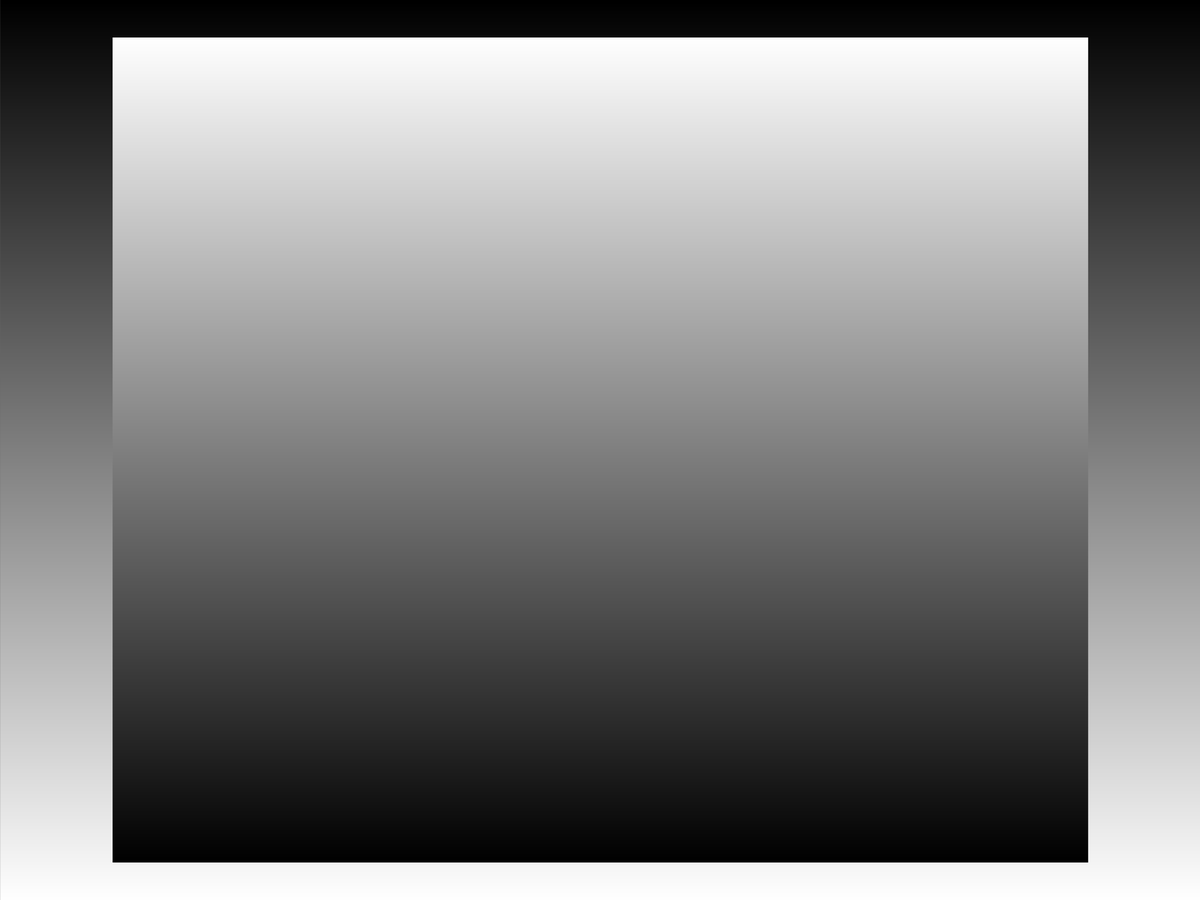
Frame 1 (no input)
Frame 60 (the mouse pressed at the canvas centre just before this capture): identical to frame 1, image omitted
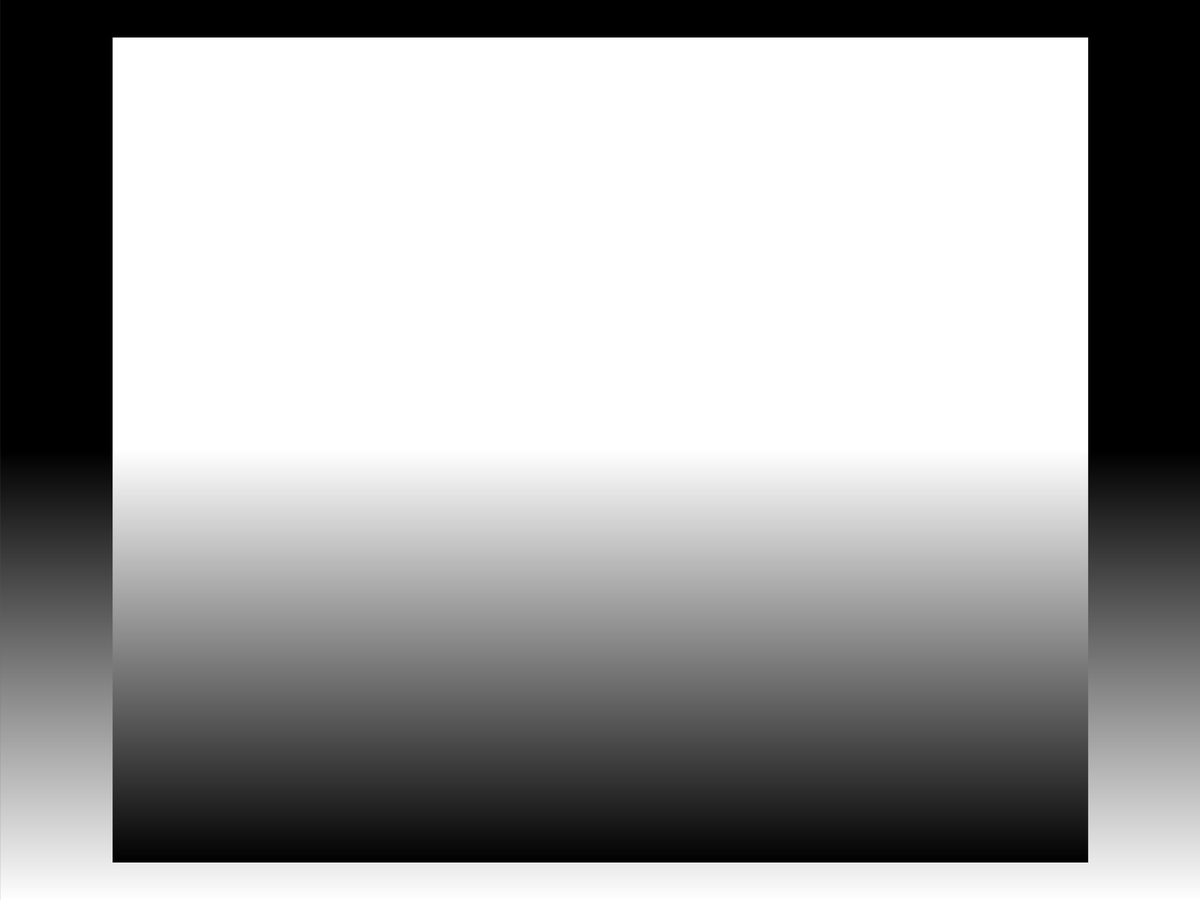
Frame 120 (the mouse held since frame 60 and released just before this capture)

The Processing sketch that drew these frames (run headless with seeded random() and noise(); from frame 60 on, the mouse is pressed at the canvas centre):

// Processing sketch: GradientRectangles
// ── GradientRectangles.pde
void setup(){
  fullScreen();
}

void draw(){
  background(100);
  
  for(int i = 0; i < height; i++){
    stroke(map(i, constrain(mouseY, 0, height - 1), height, 0, 255));
    line(0, i, width, i);
  }
  for(int i = 50; i < height - 50; i++){
    stroke(map(i, constrain(mouseY, 50, height - 50 - 1), height - 50, 255, 0));
    line(150, i, width - 150, i);
  }
}
